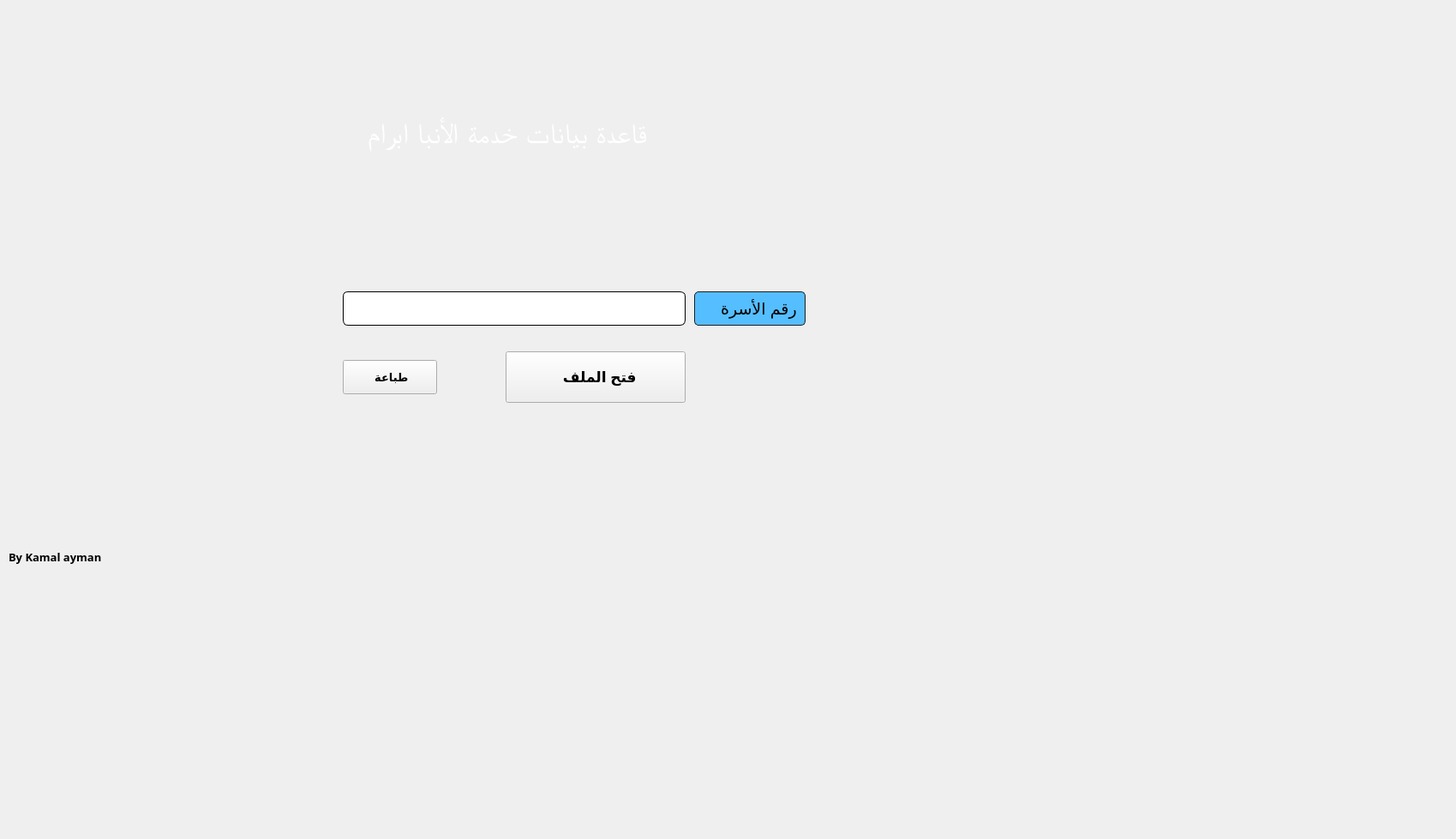
    <widget class="QWidget" name="tab_13">
     <attribute name="title">
      <string>show</string>
     </attribute>
     <widget class="QLineEdit" name="lineEdit_38">
      <property name="geometry">
       <rect>
        <x>400</x>
        <y>340</y>
        <width>400</width>
        <height>40</height>
       </rect>
      </property>
      <property name="font">
       <font>
        <pointsize>12</pointsize>
        <weight>75</weight>
        <bold>true</bold>
       </font>
      </property>
      <property name="layoutDirection">
       <enum>Qt::RightToLeft</enum>
      </property>
      <property name="styleSheet">
       <string notr="true">QLineEdit {
    border: 1px solid;
    border-radius: 2px;

    border-radius: 6;


}
QLineEdit::hover
{
    border: 1px solid rgb(0, 170, 255);
    border-radius: 2px;
    color: rgb(0, 115, 255);
    border-radius: 6;


}
</string>
      </property>
      <property name="text">
       <string/>
      </property>
      <property name="frame">
       <bool>true</bool>
      </property>
      <property name="alignment">
       <set>Qt::AlignLeading|Qt::AlignLeft|Qt::AlignVCenter</set>
      </property>
      <property name="placeholderText">
       <string/>
      </property>
      <property name="cursorMoveStyle">
       <enum>Qt::LogicalMoveStyle</enum>
      </property>
     </widget>
     <widget class="QComboBox" name="comboBox_21">
      <property name="geometry">
       <rect>
        <x>810</x>
        <y>340</y>
        <width>130</width>
        <height>40</height>
       </rect>
      </property>
      <property name="font">
       <font>
        <pointsize>14</pointsize>
       </font>
      </property>
      <property name="focusPolicy">
       <enum>Qt::StrongFocus</enum>
      </property>
      <property name="accessibleDescription">
       <string/>
      </property>
      <property name="layoutDirection">
       <enum>Qt::RightToLeft</enum>
      </property>
      <property name="autoFillBackground">
       <bool>false</bool>
      </property>
      <property name="styleSheet">
       <string notr="true">QComboBox
{
    selection-background-color: #ffaa00;
    background-color: rgb(85, 190, 255);
    border-style: solid;
    border: 1px solid #1e1e1e;
    border-radius: 5;
}

QComboBox:hover,QPushButton:hover
{
    border: 2px solid QLinearGradient( x1: 0, y1: 0, x2: 0, y2: 1, stop: 0 #ffa02f, stop: 1 #d7801a);
}


QComboBox:on
{
    padding-top: 3px;
    padding-left: 4px;
    background-color: QLinearGradient( x1: 0, y1: 0, x2: 0, y2: 1, stop: 0 #2d2d2d, stop: 0.1 #2b2b2b, stop: 0.5 #292929, stop: 0.9 #282828, stop: 1 #252525);
    selection-background-color: #ffaa00;
}

QComboBox QAbstractItemView
{
    border: 2px solid darkgray;
    selection-background-color: QLinearGradient( x1: 0, y1: 0, x2: 0, y2: 1, stop: 0 #ffa02f, stop: 1 #d7801a);
}

QComboBox::drop-down
{
     subcontrol-origin: padding;
     subcontrol-position: top right;
     width: 15px;

     border-left-width: 0px;
     border-left-color: darkgray;
     border-left-style: solid; /* just a single line */
     border-top-right-radius: 3px; /* same radius as the QComboBox */
     border-bottom-right-radius: 3px;
 }
</string>
      </property>
      <property name="editable">
       <bool>false</bool>
      </property>
      <property name="currentText">
       <string>رقم الأسرة </string>
      </property>
      <property name="duplicatesEnabled">
       <bool>false</bool>
      </property>
      <property name="frame">
       <bool>true</bool>
      </property>
      <item>
       <property name="text">
        <string>رقم الأسرة </string>
       </property>
      </item>
      <item>
       <property name="text">
        <string>الرقم القومي</string>
       </property>
      </item>
     </widget>
     <widget class="QPushButton" name="pushButton_24">
      <property name="geometry">
       <rect>
        <x>590</x>
        <y>410</y>
        <width>210</width>
        <height>60</height>
       </rect>
      </property>
      <property name="font">
       <font>
        <pointsize>13</pointsize>
        <weight>75</weight>
        <bold>true</bold>
       </font>
      </property>
      <property name="layoutDirection">
       <enum>Qt::LeftToRight</enum>
      </property>
      <property name="text">
       <string>  فتح الملف</string>
      </property>
      <property name="icon">
       <iconset resource="pics.qrc">
        <normaloff>:/ico/open1.png</normaloff>:/ico/open1.png</iconset>
      </property>
      <property name="iconSize">
       <size>
        <width>47</width>
        <height>56</height>
       </size>
      </property>
     </widget>
     <widget class="QLabel" name="label_52">
      <property name="geometry">
       <rect>
        <x>30</x>
        <y>230</y>
        <width>210</width>
        <height>280</height>
       </rect>
      </property>
      <property name="styleSheet">
       <string notr="true">image: url(:/ico/pic.png);
</string>
      </property>
      <property name="text">
       <string/>
      </property>
     </widget>
     <widget class="QPushButton" name="pushButton_26">
      <property name="geometry">
       <rect>
        <x>400</x>
        <y>420</y>
        <width>110</width>
        <height>40</height>
       </rect>
      </property>
      <property name="font">
       <font>
        <pointsize>10</pointsize>
        <weight>75</weight>
        <bold>true</bold>
       </font>
      </property>
      <property name="text">
       <string> طباعة</string>
      </property>
      <property name="icon">
       <iconset resource="pics.qrc">
        <normaloff>:/ico/print.png</normaloff>:/ico/print.png</iconset>
      </property>
      <property name="iconSize">
       <size>
        <width>35</width>
        <height>30</height>
       </size>
      </property>
     </widget>
     <widget class="QLabel" name="label_30">
      <property name="geometry">
       <rect>
        <x>330</x>
        <y>80</y>
        <width>540</width>
        <height>150</height>
       </rect>
      </property>
      <property name="font">
       <font>
        <family>Mikhak Bold</family>
        <pointsize>25</pointsize>
        <weight>9</weight>
        <italic>false</italic>
        <bold>false</bold>
       </font>
      </property>
      <property name="focusPolicy">
       <enum>Qt::NoFocus</enum>
      </property>
      <property name="layoutDirection">
       <enum>Qt::LeftToRight</enum>
      </property>
      <property name="styleSheet">
       <string notr="true">font: 75 25pt &quot;Mikhak Bold&quot;;
color: rgb(255, 255, 255);
image: url(:/ico/text1.png);
</string>
      </property>
      <property name="locale">
       <locale language="Arabic" country="Egypt"/>
      </property>
      <property name="text">
       <string>           قاعدة بيانات خدمة الأنبا ابرام</string>
      </property>
     </widget>
     <widget class="QLabel" name="label_94">
      <property name="geometry">
       <rect>
        <x>10</x>
        <y>630</y>
        <width>120</width>
        <height>40</height>
       </rect>
      </property>
      <property name="font">
       <font>
        <family>Museo Sans 700</family>
        <pointsize>10</pointsize>
        <weight>75</weight>
        <bold>true</bold>
       </font>
      </property>
      <property name="text">
       <string>By Kamal ayman </string>
      </property>
     </widget>
     <widget class="QLabel" name="label_8">
      <property name="geometry">
       <rect>
        <x>-10</x>
        <y>-80</y>
        <width>1690</width>
        <height>970</height>
       </rect>
      </property>
      <property name="styleSheet">
       <string notr="true">image: url(:/ico/bg2.png);</string>
      </property>
      <property name="text">
       <string/>
      </property>
     </widget>
     <zorder>label_8</zorder>
     <zorder>lineEdit_38</zorder>
     <zorder>comboBox_21</zorder>
     <zorder>pushButton_24</zorder>
     <zorder>label_52</zorder>
     <zorder>pushButton_26</zorder>
     <zorder>label_30</zorder>
     <zorder>label_94</zorder>
    </widget>
